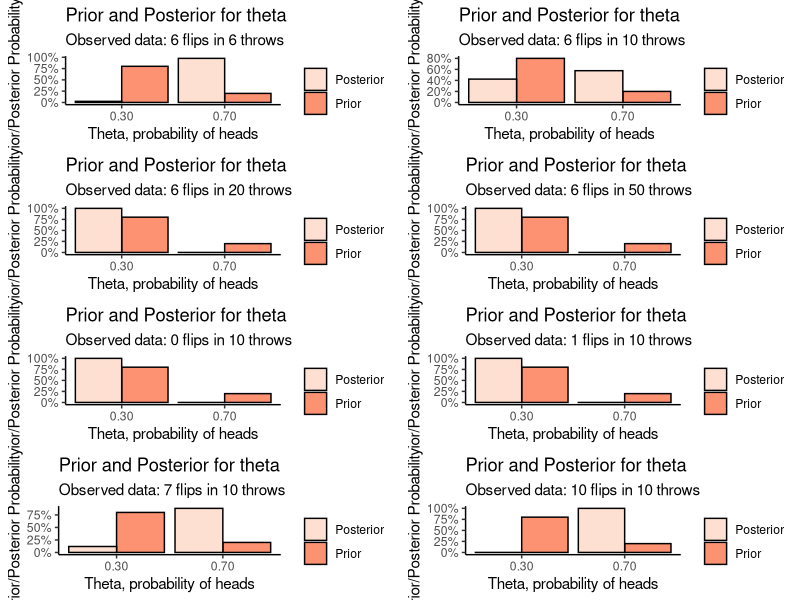
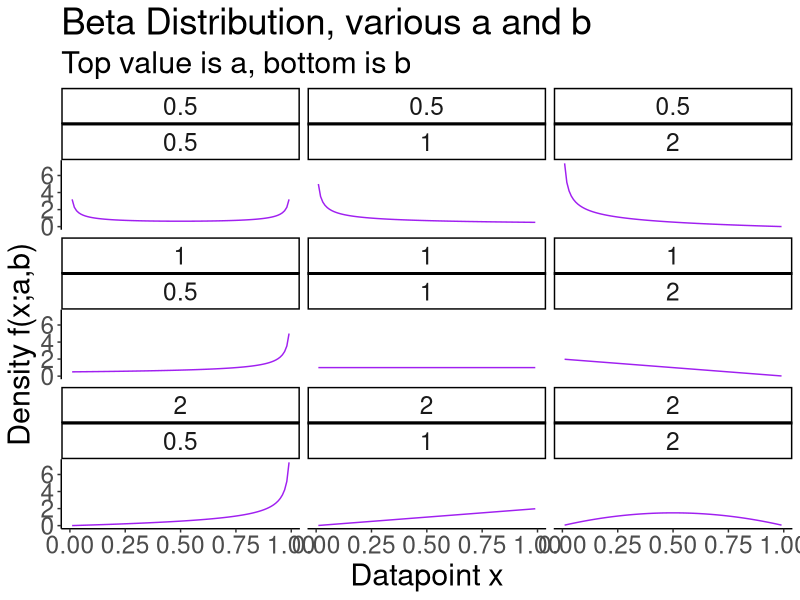
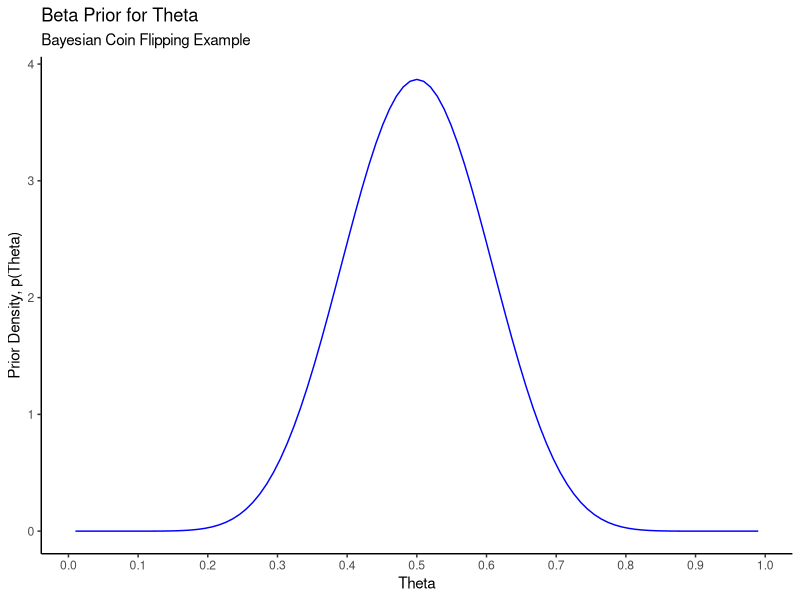
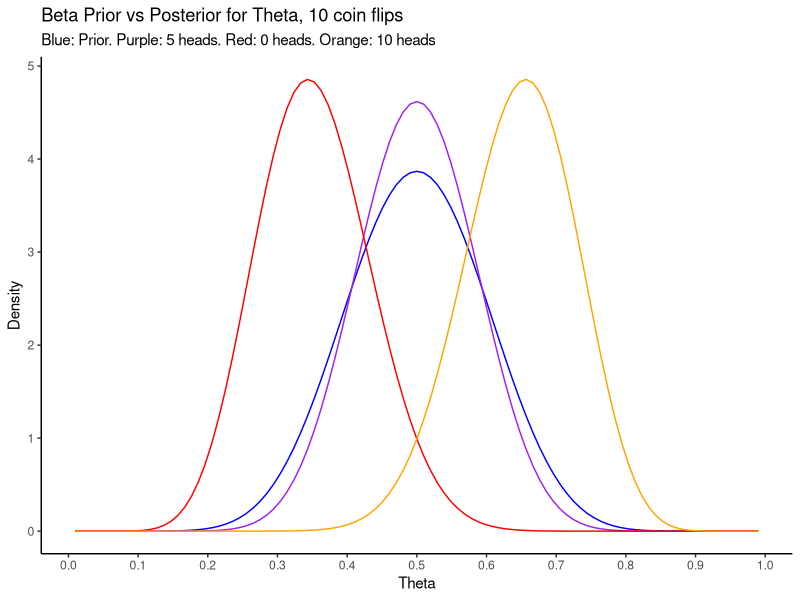

Recreate these plots in R, in order.
## ---- chunk 1
knitr::opts_chunk$set(echo = TRUE)
## ---- chunk 2
# Load the tidyverse packages
suppressMessages({
  suppressWarnings({
    library(tidyverse)
  })
})
## ---- chunk 3
visualize_binomial_priorposterior <- function(sumx,n) {
  prior <- function(theta) {
    if (theta == .3) {
      return(.8)
    }
    else if (theta == .7) {
      return(.2)
    }
    0
  }
  likelihood <- function(theta) theta^sumx * (1-theta)^(n - sumx)
  marginal_likelihood <- prior(.7) * likelihood(.7) + prior(.3) * likelihood(.3)
  posterior <- function(theta) likelihood(theta) * prior(theta) / marginal_likelihood
  
  # Plot of the prior and posterior distributions for these observed data
  data_frame(
    theta = c(.3,.7,.3,.7),
    value = c(prior(.3),prior(.7),posterior(.3),posterior(.7)),
    type = c("Prior","Prior","Posterior","Posterior")
  ) %>%
    ggplot(aes(x = theta,y = value,fill = type)) +
    theme_classic() + 
    geom_bar(stat = "identity",position = "dodge",colour = "black") +
    labs(title = "Prior and Posterior for theta",
         subtitle = str_c("Observed data: ",sumx," flips in ",n," throws"),
         x = "Theta, probability of heads",
         y = "Prior/Posterior Probability",
         fill = "") +
    scale_x_continuous(breaks = c(0.30,0.70),labels = c("0.30","0.70")) +
    scale_y_continuous(labels = scales::percent_format()) +
    scale_fill_brewer(palette = "Reds")
  
}
## ---- chunk 4
cowplot::plot_grid(
  visualize_binomial_priorposterior(6,6),
  visualize_binomial_priorposterior(6,10),
  visualize_binomial_priorposterior(6,20),
  visualize_binomial_priorposterior(6,50),
  visualize_binomial_priorposterior(0,10),
  visualize_binomial_priorposterior(1,10),
  visualize_binomial_priorposterior(7,10),
  visualize_binomial_priorposterior(10,10),
  ncol=2
)
## ---- chunk 5
# Generate plot data- dbeta evaluated at x and a,b for x on a grid between 0 and 1 and various values of a,b
# Run this code line by line if you have trouble reading it and figuring out what it does
expand.grid(a = c(.5,1,2),b = c(.5,1,2)) %>%
  pmap_dfr(~data_frame(x = seq(0.01,0.99,by=0.01),y = dbeta(x = x,shape1=.x,shape2=.y),a = .x,b = .y)) %>%
  ggplot(aes(x = x,y = y)) +
  theme_classic() +
  facet_wrap(a~b) +
  geom_line(colour = "purple") +
  labs(title = "Beta Distribution, various a and b",
       subtitle = "Top value is a, bottom is b",
       x = "Datapoint x",
       y = "Density f(x;a,b)") +
  theme(text = element_text(size = 22))

## ---- chunk 6
data_frame(x = c(0.01,0.99)) %>%
  ggplot(aes(x = x)) +
  theme_classic() + 
  stat_function(fun = dbeta,
                args = list(shape1 = 12,shape2 = 12),
                colour = "blue") +
  labs(title = "Beta Prior for Theta",
       subtitle = "Bayesian Coin Flipping Example",
       x = "Theta",
       y = "Prior Density, p(Theta)") +
  scale_x_continuous(breaks = seq(0,1,by=0.1))
## ---- chunk 7
# Prior probability of theta being between 0.3 and 0.7
pbeta(0.7,shape1=12,shape2=12) - pbeta(0.3,shape1=12,shape2=12)
## ---- chunk 8
prior <- function(theta) dbeta(theta,shape1 = 12,shape2 = 12)
posterior <- function(theta,sumx,n) dbeta(theta,shape1 = 12 + sumx,shape2 = 12 + n - sumx)

data_frame(x = c(0.01,0.99)) %>%
  ggplot(aes(x = x)) +
  theme_classic() + 
  stat_function(fun = prior,
                colour = "blue") +
  stat_function(fun = posterior,
                args = list(sumx = 5,n = 10),
                colour = "purple") +
  stat_function(fun = posterior,
                args = list(sumx = 0,n = 10),
                colour = "red") +
  stat_function(fun = posterior,
                args = list(sumx = 10,n = 10),
                colour = "orange") +
  labs(title = "Beta Prior vs Posterior for Theta, 10 coin flips",
       subtitle = "Blue: Prior. Purple: 5 heads. Red: 0 heads. Orange: 10 heads",
       x = "Theta",
       y = "Density") +
  scale_x_continuous(breaks = seq(0,1,by=0.1))
## ---- chunk 9
# E.g. for n = 10 and sumx = 5
c(qbeta(0.025,shape1=12 + 5,shape2 = 12 + 5),qbeta(0.975,shape1=12 + 5,shape2 = 12 + 5))
## ---- chunk 10
c(.5 - sqrt(.5*.5/10)*1.96,.5 + sqrt(.5*.5/10)*1.96)
## ---- chunk 11
c(.1 - sqrt(.1*.9/10)*1.96,.1 + sqrt(.1*.9/10)*1.96)
## ---- chunk 12
# Point estimate- find the posterior mode, which is a critical point
# Use R's built in optimization tools, function nlminb() performs constrained minimization
# Pass it a function that returns minus the posterior; minimizing -f(x) is the same as maximizing f(x)
minus_posterior <- function(theta,sumx,n) -1 * posterior(theta,sumx,n)
opt <- nlminb(objective = minus_posterior,start = 0.3,sumx = 1,n = 10,lower = 0.01,upper = 0.99)
opt$par # Return the value at which the maximum occurs, i.e. the posterior mode

# Credible interval
c(qbeta(0.025,shape1=12 + 1,shape2 = 12 + 9),qbeta(0.975,shape1=12 + 1,shape2 = 12 + 9))
